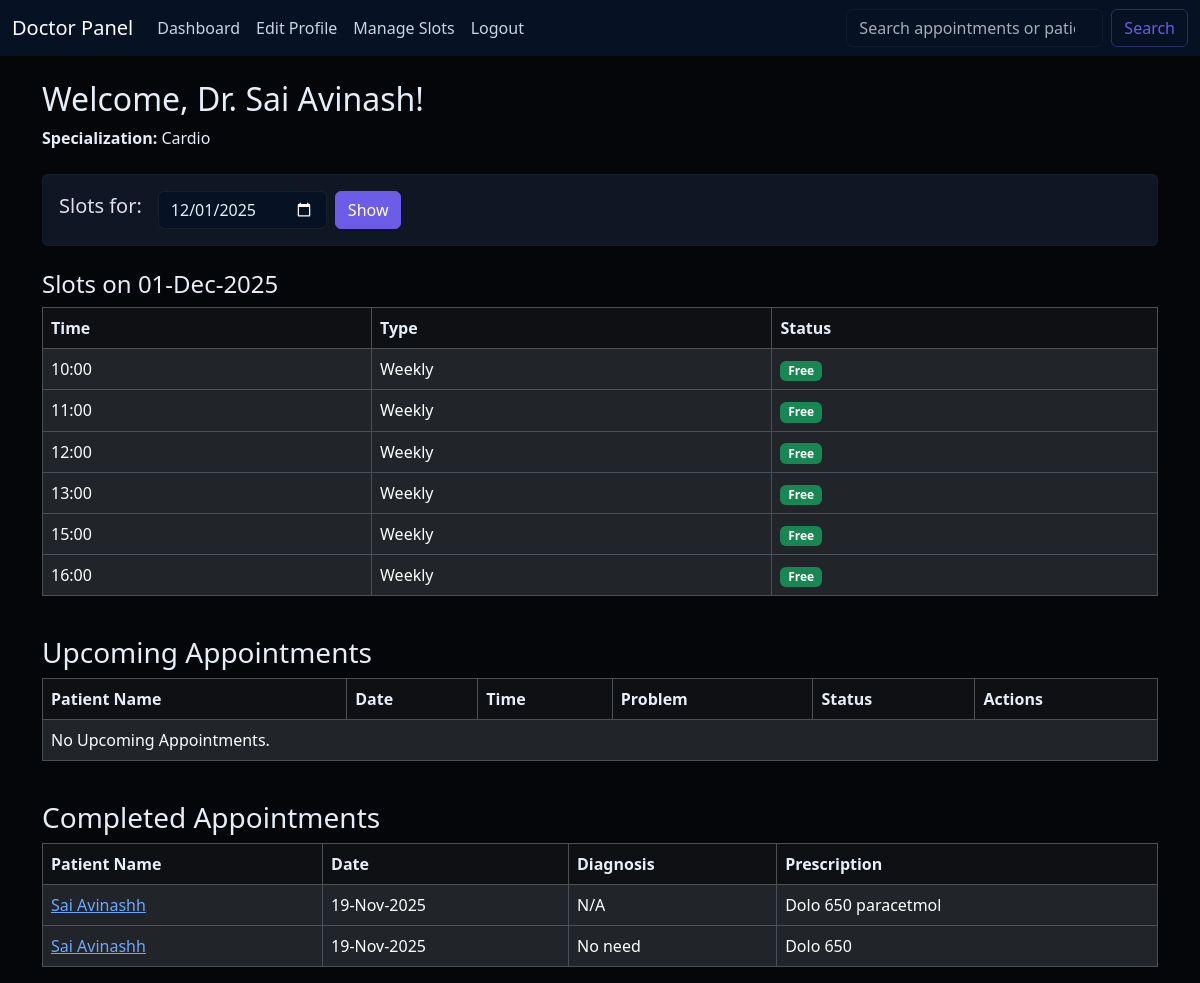
/doctor/dashboard (signed in), run on an earlier commit of the app's database.
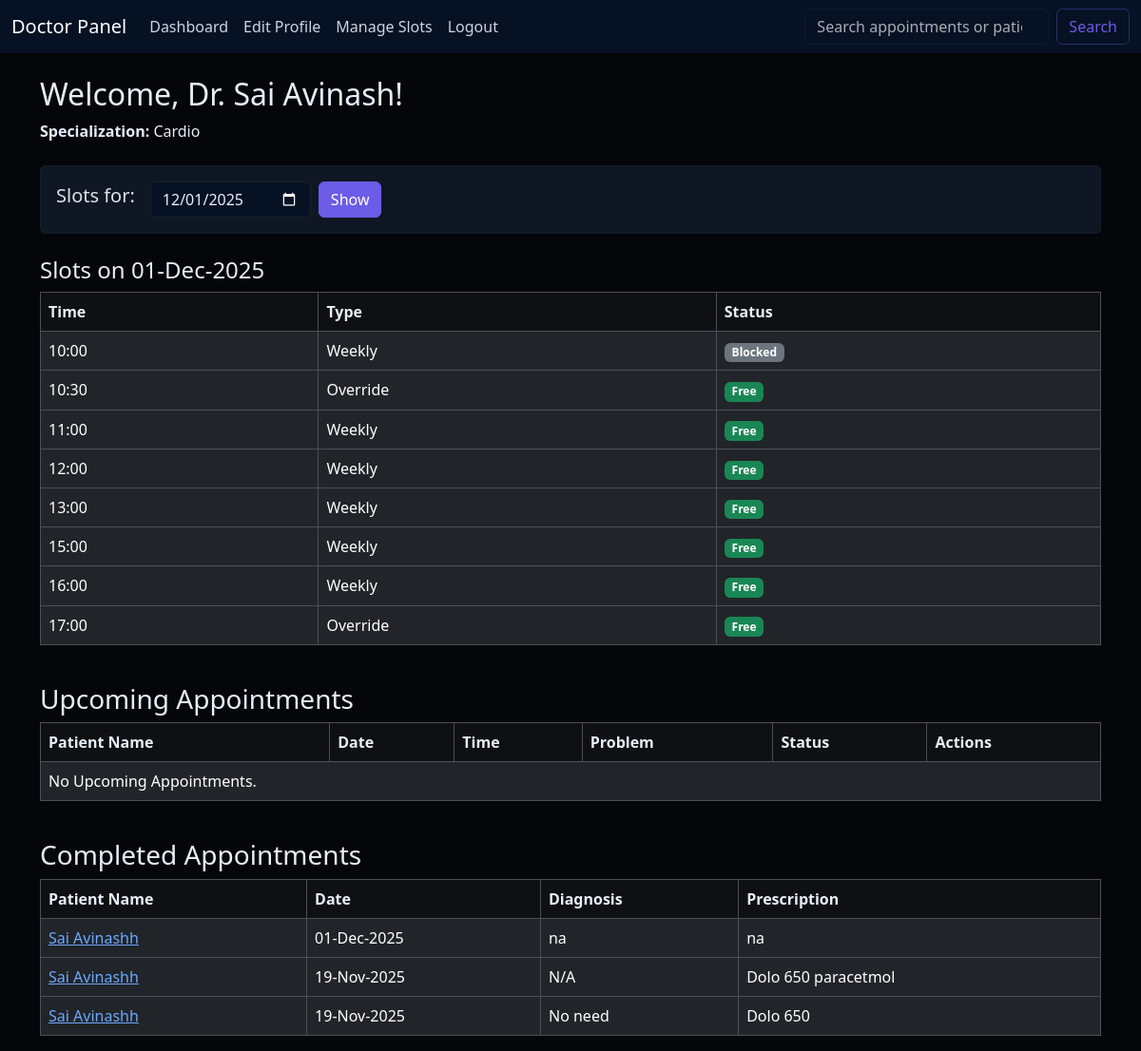
And on a later commit of the database.
### models.py (models this page shows)
class Appointment(db.Model):
    id = db.Column(db.Integer, primary_key=True)
    doctor_id = db.Column(db.Integer, db.ForeignKey('doctor.id'), nullable=False)
    patient_id = db.Column(db.Integer, db.ForeignKey('patient.id'), nullable=False)
    date = db.Column(db.Date, nullable=False)
    time = db.Column(db.Time, nullable=False)
    problem = db.Column(db.String(300), nullable=True)
    status = db.Column(db.Enum(AppointmentStatus), default=AppointmentStatus.BOOKED, nullable=False)
    remarks = db.Column(db.Text, nullable=True)
    rating = db.Column(db.Integer, nullable=True)
    treatment = db.relationship('Treatment', backref='appointment', uselist=False)

class User(UserMixin, db.Model):
    id = db.Column(db.Integer, primary_key=True)
    username = db.Column(db.String(50), unique=True, nullable=False)
    name = db.Column(db.String(50), nullable=False)
    email = db.Column(db.String(50), unique=True, nullable=False)
    password = db.Column(db.String(200), nullable=False)  # hashed passwords are long
    role = db.Column(db.String(20), nullable=False)  # Admin / Doctor / Patient
    doctor_profile = db.relationship('Doctor', backref='user', uselist=False)
    patient_profile = db.relationship('Patient', backref='user', uselist=False)

class Treatment(db.Model):
    id = db.Column(db.Integer, primary_key=True)
    appointment_id = db.Column(db.Integer, db.ForeignKey('appointment.id'), nullable=False)
    disease = db.Column(db.Text, nullable=False)
    diagnosis = db.Column(db.Text, nullable=True)
    prescription = db.Column(db.Text, nullable=True)
    notes = db.Column(db.Text, nullable=True)

### routes/doctor.py (the view)
@doctor_bp.route('/dashboard')
@login_required
def dashboard():
    if current_user.role != 'Doctor':
        flash("Access denied.", "danger")
        return redirect(url_for('login'))
    doctor = current_user.doctor_profile
    qdate = request.args.get('date')
    try:
        selected_date = datetime.strptime(qdate, '%Y-%m-%d').date() if qdate else date.today()
    except Exception:
        selected_date = date.today()
    today = date.today()
    upcoming_appointments = Appointment.query.filter(
        Appointment.doctor_id == doctor.id,
        Appointment.date >= today,
        Appointment.status == AppointmentStatus.BOOKED
    ).order_by(Appointment.date, Appointment.time).all()
    completed_appointments = Appointment.query.filter(
        Appointment.doctor_id == doctor.id,
        Appointment.status == AppointmentStatus.COMPLETED
    ).order_by(Appointment.date.desc(), Appointment.time.desc()).all()
    slots_display = []
    day_enum = get_weekday_enum_for_date(selected_date)
    weekly_slots = build_slots_from_availability(doctor, day_enum)
    overrides = { (o.start_time.strftime('%H:%M')): o for o in DoctorAvailabilityOverride.query.filter_by(doctor_id=doctor.id, date=selected_date).all() }
    appts_on_day = Appointment.query.filter_by(doctor_id=doctor.id, date=selected_date, status=AppointmentStatus.BOOKED).all()
    booked_times = { a.time.strftime('%H:%M') for a in appts_on_day }
    seen = set()
    for st, et, label in weekly_slots:
        seen.add(label)
        override = overrides.get(label)
        is_available = True if override is None else override.is_available
        is_booked = label in booked_times
        slots_display.append({'time': label, 'is_weekly': True, 'override': override, 'is_available': is_available, 'is_booked': is_booked})
    for label, o in overrides.items():
        if label not in seen:
            is_booked = label in booked_times
            slots_display.append({'time': label, 'is_weekly': False, 'override': o, 'is_available': o.is_available, 'is_booked': is_booked})
    slots_display.sort(key=lambda x: datetime.strptime(x['time'], '%H:%M').time())
    return render_template(
        'doctor/dashboard.html',
        doctor=doctor,
        upcoming_appointments=upcoming_appointments,
        completed_appointments=completed_appointments
        , selected_date=selected_date, slots_display=slots_display
    )

### app.py (called while the page is built)
@login_manager.user_loader
def load_user(user_id):
    return User.query.get(int(user_id))

### routes/doctor.py (called while the page is built)
def get_weekday_enum_for_date(dt):
    return DayOfWeek[dt.strftime('%A').upper()]

def build_slots_from_availability(doctor, day_enum):
    slots = []
    avails = DoctorAvailability.query.filter_by(doctor_id=doctor.id, day=day_enum).order_by(DoctorAvailability.start_time).all()
    for a in avails:
        slots.append((a.start_time, a.end_time, a.start_time.strftime('%H:%M')))
    return slots

### templates/doctor/dashboard.html (shortened to what the changed rows need)
{% extends "doctor/doctor_base.html" %}
{% block content %}
<h2 class="mt-4">Welcome, Dr. {{ current_user.name }}!</h2>
{% if slots_display is defined and slots_display %}
<div class="table-responsive">
    <table class="table table-bordered">
        <thead class="table-dark">
            <tr>
                <th>Time</th>
                <th>Type</th>
                <th>Status</th>
            </tr>
        </thead>
        <tbody>
            {% for s in slots_display %}
            <tr>
                <td>{{ s.time }}</td>
                <td>{% if s.is_weekly %}Weekly{% else %}Override{% endif %}</td>
                <td>
                    {% if s.is_booked %}
                        <span class="badge bg-danger">Booked</span>
                    {% elif s.is_available %}
                        <span class="badge bg-success">Free</span>
                    {% else %}
                        <span class="badge bg-secondary">Blocked</span>
                    {% endif %}
                </td>
            </tr>
            {% endfor %}
        </tbody>
    </table>
</div>
{% else %}
<p class="text-muted">No slots configured for this date.</p>
{% endif %}
<div class="table-responsive">
    <table class="table table-bordered">
        <thead class="table-dark">
            <tr>
                <th>Patient Name</th>
                <th>Date</th>
                <th>Time</th>
                <th>Problem</th>
                <th>Status</th>
                <th>Actions</th>
            </tr>
        </thead>
    </table>
</div>
<div class="table-responsive">
    <table class="table table-bordered">
        <thead class="table-dark">
            <tr>
                <th>Patient Name</th>
                <th>Date</th>
                <th>Diagnosis</th>
                <th>Prescription</th>
            </tr>
        </thead>
        <tbody>
            {% for appt in completed_appointments %}
            <tr>
                <td><a href="{{ url_for('doctor.patient_history', patient_id=appt.patient.id) }}">{{ appt.patient.user.name }}</a></td>
                <td>{{ appt.date.strftime('%d-%b-%Y') }}</td>
                <td>{{ appt.treatment.diagnosis if appt.treatment else 'N/A' }}</td>
                <td>{{ appt.treatment.prescription if appt.treatment else 'N/A' }}</td>
            </tr>
            {% else %}
            <tr>
                <td colspan="4">No Completed Appointments.</td>
            </tr>
            {% endfor %}
        </tbody>
    </table>
</div>
{% endblock %}

What changed in the data, as far as the page shows it:
added Appointment: patient.user.name "Sai Avinashh", date "01-Dec-2025", treatment "na"
Also different on the page:
list line gone: "Free"
new list line: "Blocked"
new list line: "10:30 Override Free"
new list line: "17:00 Override Free"
